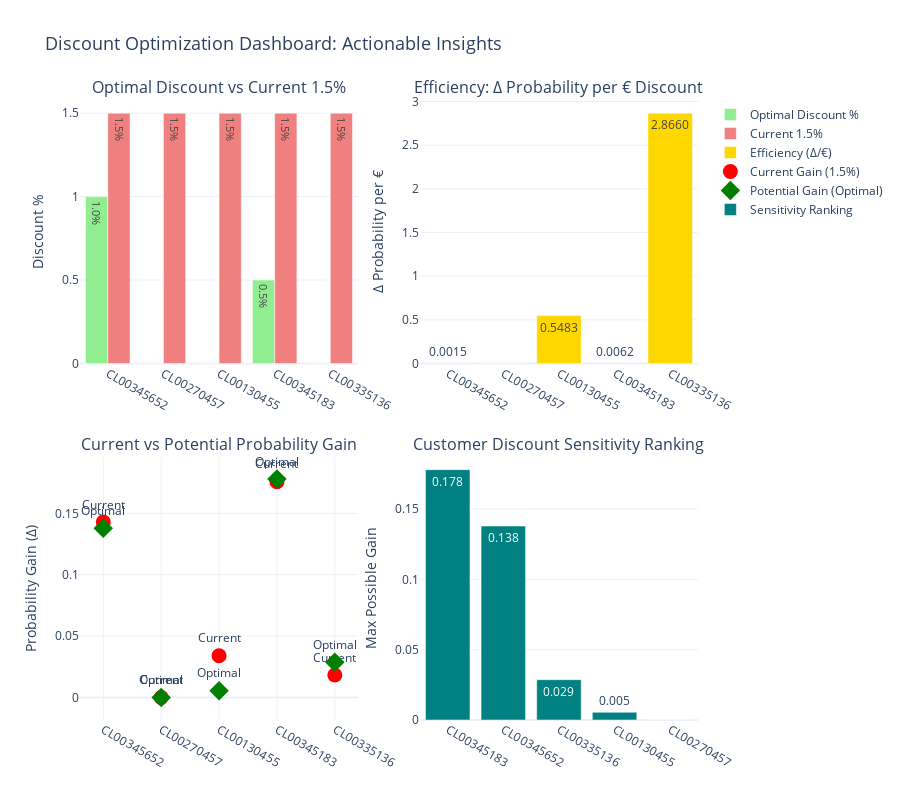

Notebook cell for this chart:
### Code cell
# DISCOUNT OPTIMIZATION DASHBOARD
print("\n=== CREATING DISCOUNT OPTIMIZATION DASHBOARD ===")

# Calculate optimal discount per customer (max delta per €)
optimal_discounts = []

for cust_id in selected_ids:
    cust_data = comparison_df[comparison_df['customer_id'] == cust_id].copy()
    
    # Calculate efficiency: Δ probability per € discount
    cust_data['efficiency'] = cust_data['delta'] / cust_data['discount_amount'].replace(0, 0.01)
    
    # Find most efficient discount (not necessarily largest Δ)
    max_efficiency_idx = cust_data['efficiency'].idxmax()
    max_delta_idx = cust_data['delta'].idxmax()
    
    optimal_discounts.append({
        'customer_id': cust_id,
        'baseline_prob': cust_data.iloc[0]['baseline_prob'],
        'best_discount_pct': cust_data.loc[max_efficiency_idx, 'discount_pct'],
        'best_delta': cust_data.loc[max_efficiency_idx, 'delta'],
        'efficiency': cust_data.loc[max_efficiency_idx, 'efficiency'],
        'max_delta_discount': cust_data.loc[max_delta_idx, 'discount_pct'],
        'max_delta': cust_data.loc[max_delta_idx, 'delta'],
        'current_1.5pct_delta': cust_data[cust_data['discount_pct'] == 1.5]['delta'].iloc[0] if 1.5 in cust_data['discount_pct'].values else 0
    })

optimal_df = pd.DataFrame(optimal_discounts)

# Create optimization dashboard
fig = make_subplots(
    rows=2, cols=2,
    subplot_titles=('Optimal Discount vs Current 1.5%',
                    'Efficiency: Δ Probability per € Discount',
                    'Current vs Potential Probability Gain',
                    'Customer Discount Sensitivity Ranking'),
    specs=[[{'type': 'bar'}, {'type': 'bar'}],
           [{'type': 'scatter'}, {'type': 'bar'}]],
    vertical_spacing=0.15
)

# 1. Optimal Discount Comparison
fig.add_trace(go.Bar(
    x=optimal_df['customer_id'],
    y=optimal_df['best_discount_pct'],
    name='Optimal Discount %',
    marker_color='lightgreen',
    text=[f'{x:.1f}%' for x in optimal_df['best_discount_pct']],
    textposition='auto',
    hovertemplate='Customer: %{x}<br>Optimal Discount: %{y:.1f}%<extra></extra>'
), row=1, col=1)

fig.add_trace(go.Bar(
    x=optimal_df['customer_id'],
    y=[1.5] * len(optimal_df),  # Current 1.5%
    name='Current 1.5%',
    marker_color='lightcoral',
    text=['1.5%'] * len(optimal_df),
    textposition='auto',
    hovertemplate='Customer: %{x}<br>Current: 1.5%<extra></extra>'
), row=1, col=1)

# 2. Efficiency (Δ per €)
fig.add_trace(go.Bar(
    x=optimal_df['customer_id'],
    y=optimal_df['efficiency'],
    name='Efficiency (Δ/€)',
    marker_color='gold',
    text=[f'{x:.4f}' for x in optimal_df['efficiency']],
    textposition='auto',
    hovertemplate='Customer: %{x}<br>Efficiency: %{y:.4f} Δ/€<extra></extra>'
), row=1, col=2)

# 3. Current vs Potential Gain (scatter)
fig.add_trace(go.Scatter(
    x=optimal_df['customer_id'],
    y=optimal_df['current_1.5pct_delta'],
    mode='markers+text',
    name='Current Gain (1.5%)',
    marker=dict(size=15, color='red'),
    text=['Current'] * len(optimal_df),
    textposition='top center',
    hovertemplate='Customer: %{x}<br>Current Δ (1.5%): %{y:.3f}<extra></extra>'
), row=2, col=1)

fig.add_trace(go.Scatter(
    x=optimal_df['customer_id'],
    y=optimal_df['best_delta'],
    mode='markers+text',
    name='Potential Gain (Optimal)',
    marker=dict(size=15, color='green', symbol='diamond'),
    text=['Optimal'] * len(optimal_df),
    textposition='top center',
    hovertemplate='Customer: %{x}<br>Optimal Δ: %{y:.3f}<extra></extra>'
), row=2, col=1)

# 4. Sensitivity Ranking
fig.add_trace(go.Bar(
    x=optimal_df.sort_values('best_delta', ascending=False)['customer_id'],
    y=optimal_df.sort_values('best_delta', ascending=False)['best_delta'],
    name='Sensitivity Ranking',
    marker_color='teal',
    text=[f'{x:.3f}' for x in optimal_df.sort_values('best_delta', ascending=False)['best_delta']],
    textposition='auto',
    hovertemplate='Customer: %{x}<br>Max Δ: %{y:.3f}<extra></extra>'
), row=2, col=2)

# Update layout
fig.update_layout(
    title_text='Discount Optimization Dashboard: Actionable Insights',
    title_font_size=18,
    showlegend=True,
    hovermode='closest',
    height=800,
    template='plotly_white'
)

# Update axes
fig.update_yaxes(title_text="Discount %", row=1, col=1)
fig.update_yaxes(title_text="Δ Probability per €", row=1, col=2)
fig.update_yaxes(title_text="Probability Gain (Δ)", row=2, col=1)
fig.update_yaxes(title_text="Max Possible Gain", row=2, col=2)

fig.show()

print("\n=== KEY INSIGHTS ===")
print("1. Different customers need different discount levels")
print("2. Efficiency varies: Some get more Δ per € spent")
print("3. 1.5% is optimal for some, suboptimal for others")
print("4. Ranking shows which customers are most discount-sensitive")

### Figure 1 — Plotly figure (JSON) as saved in the notebook; plotly's stock layout.template omitted (floating-point values rounded to 4 significant figures)
{"data": [{"hovertemplate": "Customer: %{x}<br>Optimal Discount: %{y:.1f}%<extra></extra>", "marker": {"color": "lightgreen"}, "name": "Optimal Discount %", "text": ["1.0%", "0.0%", "0.0%", "0.5%", "0.0%"], "textposition": "auto", "type": "bar", "x": ["CL00345652", "CL00270457", "CL00130455", "CL00345183", "CL00335136"], "xaxis": "x", "y": [1.0, 0.0, 0.0, 0.5, 0.0], "yaxis": "y"}, {"hovertemplate": "Customer: %{x}<br>Current: 1.5%<extra></extra>", "marker": {"color": "lightcoral"}, "name": "Current 1.5%", "text": ["1.5%", "1.5%", "1.5%", "1.5%", "1.5%"], "textposition": "auto", "type": "bar", "x": ["CL00345652", "CL00270457", "CL00130455", "CL00345183", "CL00335136"], "xaxis": "x", "y": [1.5, 1.5, 1.5, 1.5, 1.5], "yaxis": "y"}, {"hovertemplate": "Customer: %{x}<br>Efficiency: %{y:.4f} Δ/€<extra></extra>", "marker": {"color": "gold"}, "name": "Efficiency (Δ/€)", "text": ["0.0015", "0.0000", "0.5483", "0.0062", "2.8660"], "textposition": "auto", "type": "bar", "x": ["CL00345652", "CL00270457", "CL00130455", "CL00345183", "CL00335136"], "xaxis": "x2", "y": [0.001455, 0.0, 0.5483, 0.006193, 2.866], "yaxis": "y2"}, {"hovertemplate": "Customer: %{x}<br>Current Δ (1.5%): %{y:.3f}<extra></extra>", "marker": {"color": "red", "size": 15}, "mode": "markers+text", "name": "Current Gain (1.5%)", "text": ["Current", "Current", "Current", "Current", "Current"], "textposition": "top center", "type": "scatter", "x": ["CL00345652", "CL00270457", "CL00130455", "CL00345183", "CL00335136"], "xaxis": "x3", "y": [0.1429, 0.0, 0.03394, 0.1758, 0.01826], "yaxis": "y3"}, {"hovertemplate": "Customer: %{x}<br>Optimal Δ: %{y:.3f}<extra></extra>", "marker": {"color": "green", "size": 15, "symbol": "diamond"}, "mode": "markers+text", "name": "Potential Gain (Optimal)", "text": ["Optimal", "Optimal", "Optimal", "Optimal", "Optimal"], "textposition": "top center", "type": "scatter", "x": ["CL00345652", "CL00270457", "CL00130455", "CL00345183", "CL00335136"], "xaxis": "x3", "y": [0.1379, 0.0, 0.005483, 0.178, 0.02866], "yaxis": "y3"}, {"hovertemplate": "Customer: %{x}<br>Max Δ: %{y:.3f}<extra></extra>", "marker": {"color": "teal"}, "name": "Sensitivity Ranking", "text": ["0.178", "0.138", "0.029", "0.005", "0.000"], "textposition": "auto", "type": "bar", "x": ["CL00345183", "CL00345652", "CL00335136", "CL00130455", "CL00270457"], "xaxis": "x4", "y": [0.178, 0.1379, 0.02866, 0.005483, 0.0], "yaxis": "y4"}], "layout": {"annotations": [{"font": {"size": 16}, "showarrow": false, "text": "Optimal Discount vs Current 1.5%", "x": 0.225, "xanchor": "center", "xref": "paper", "y": 1, "yanchor": "bottom", "yref": "paper"}, {"font": {"size": 16}, "showarrow": false, "text": "Efficiency: Δ Probability per € Discount", "x": 0.775, "xanchor": "center", "xref": "paper", "y": 1, "yanchor": "bottom", "yref": "paper"}, {"font": {"size": 16}, "showarrow": false, "text": "Current vs Potential Probability Gain", "x": 0.225, "xanchor": "center", "xref": "paper", "y": 0.425, "yanchor": "bottom", "yref": "paper"}, {"font": {"size": 16}, "showarrow": false, "text": "Customer Discount Sensitivity Ranking", "x": 0.775, "xanchor": "center", "xref": "paper", "y": 0.425, "yanchor": "bottom", "yref": "paper"}], "height": 800, "hovermode": "closest", "showlegend": true, "title": {"font": {"size": 18}, "text": "Discount Optimization Dashboard: Actionable Insights"}, "xaxis": {"anchor": "y", "domain": [0, 0.45]}, "xaxis2": {"anchor": "y2", "domain": [0.55, 1]}, "xaxis3": {"anchor": "y3", "domain": [0, 0.45]}, "xaxis4": {"anchor": "y4", "domain": [0.55, 1]}, "yaxis": {"anchor": "x", "domain": [0.575, 1], "title": {"text": "Discount %"}}, "yaxis2": {"anchor": "x2", "domain": [0.575, 1], "title": {"text": "Δ Probability per €"}}, "yaxis3": {"anchor": "x3", "domain": [0, 0.425], "title": {"text": "Probability Gain (Δ)"}}, "yaxis4": {"anchor": "x4", "domain": [0, 0.425], "title": {"text": "Max Possible Gain"}}}}
